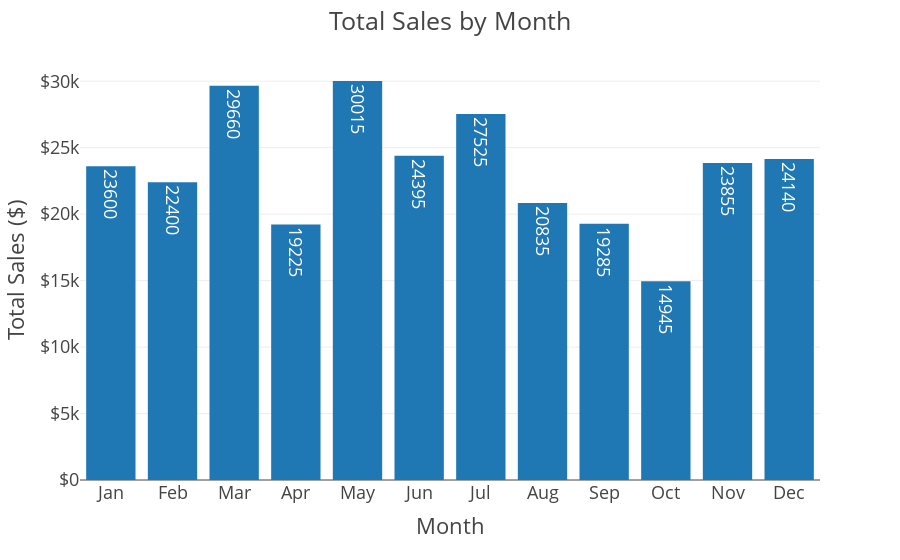

Notebook code cell kept with this figure:
### Code cell
# Create the Plotly figure with text parameter
fig = px.bar(df_monthly,
             x='month_name',
             y='total_sales',
             template=plotly_template,
             text='total_sales')

# Set the layout
fig.update_layout(
    title='Total Sales by Month',
    xaxis_title='Month',
    yaxis_title='Total Sales ($)',
    yaxis_tickprefix='$',
)

# Show the plot
fig.show()

# Save the chart as a PNG image
fig.write_image(output_dir / 'monthly_sales.png',
                width=1200,
                height=400,
                scale=4)

### Figure 1 — Plotly figure (JSON) as saved in the notebook; plotly's stock layout.template omitted (floating-point values rounded to 4 significant figures)
{"data": [{"alignmentgroup": "True", "hovertemplate": "month_name=%{x}<br>total_sales=%{text}<extra></extra>", "legendgroup": "", "marker": {"color": "#1F77B4", "pattern": {"shape": ""}}, "name": "", "offsetgroup": "", "orientation": "v", "showlegend": false, "text": [23600, 22400, 29660, 19225, 30015, 24395, 27525, 20835, 19285, 14945, 23855, 24140], "textposition": "auto", "type": "bar", "x": ["Jan", "Feb", "Mar", "Apr", "May", "Jun", "Jul", "Aug", "Sep", "Oct", "Nov", "Dec"], "xaxis": "x", "y": [23600, 22400, 29660, 19225, 30015, 24395, 27525, 20835, 19285, 14945, 23855, 24140], "yaxis": "y"}], "layout": {"barmode": "relative", "legend": {"tracegroupgap": 0}, "margin": {"t": 60}, "title": {"text": "Total Sales by Month"}, "xaxis": {"anchor": "y", "domain": [0, 1], "title": {"text": "Month"}}, "yaxis": {"anchor": "x", "domain": [0, 1], "tickprefix": "$", "title": {"text": "Total Sales ($)"}}}}
